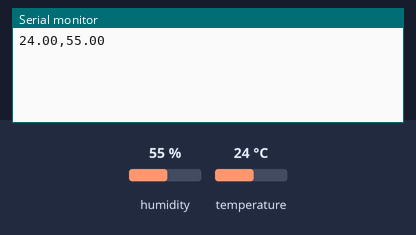
A sketch run on a simulated Arduino Leonardo, built with avr-gcc and run on an emulated ATmega32U4. Parts: the last lines printed to the serial monitor. Inputs (shaded band) come from the test bench; at power-on: humidity 55 %, temperature 24 °C.

Above: at 1.8 s.
1.9 s: humidity set to 22 %
At 2.9 s:
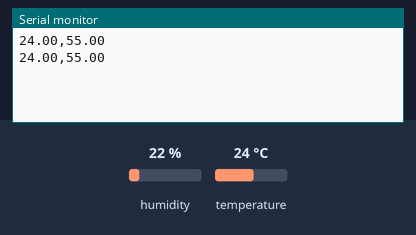
3.4 s: temperature set to 12 °C
At 4.7 s:
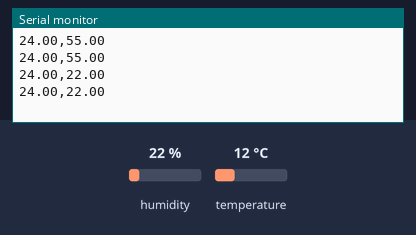
4.9 s: humidity set to 40 %
At 5.5 s:
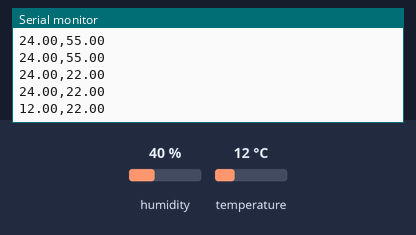
Timing chart, 0 to 7.9 s (numbered marks = the images above; inputs shaded):
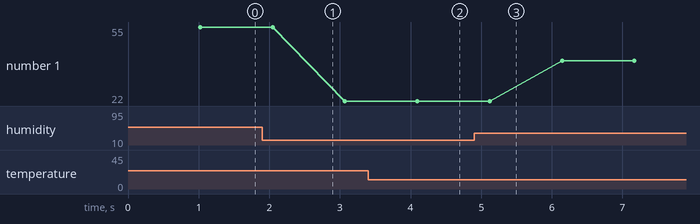

Measured:
- plotted number 1: 55 → 22 after the input at 1.9 s, 22 → 40 after the input at 4.9 s

The sketch:

dht.ino
```cpp
#include <DHT11.h>
#define BUZ_PIN 5

int pin=4;
DHT11 dht11(pin);

void setup() {
    Serial.begin(9600);
    // while (!Serial) {
    //     ; // wait for serial port to connect. Needed for Leonardo only
    // }
}

int tmp_cnt= 0;
int err_code= 0;
float temp= 0.0f;
float humi= 0.0f;

void dht11_read() {
    err_code=dht11.read(humi, temp);
    delay(DHT11_RETRY_DELAY); //delay for reread
}

void dht11_display() {
    if(err_code==0) {
        // Serial.println("["+String(++tmp_cnt)+"] dht11(temp,humi)=("+String(temp)+","+String(humi)+")");
        Serial.print(temp);
        Serial.print(',');
        Serial.println(humi);
    }
    else {
        Serial.println("\nError No :"+String(err_code));
    }
}

void loop() {
    dht11_read();
    dht11_display();
}
```
